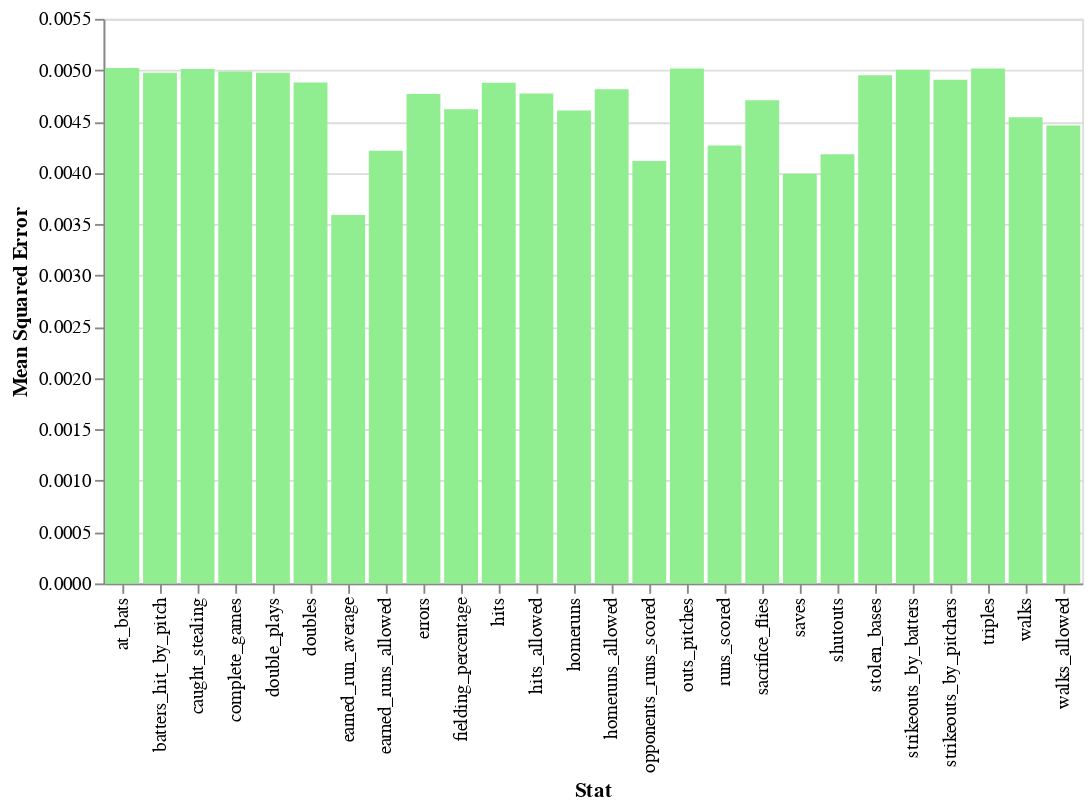

Write notebook code for a chart like this one.
### Code cell
alt.Chart(df_rate_reg).mark_bar(color = 'lightgreen').encode(
    x = 'Stat',
    y = 'Mean Squared Error'
)

### Figure 1 — Vega-Lite specification as saved in the notebook (floating-point values rounded to 4 significant figures)
{"config": {"view": {"continuousWidth": 400, "continuousHeight": 300}}, "data": {"name": "data-4699ee03d75cbfa803aaed570d94955c"}, "mark": {"type": "bar", "color": "lightgreen"}, "encoding": {"x": {"field": "Stat", "type": "nominal"}, "y": {"field": "Mean Squared Error", "type": "quantitative"}}, "$schema": "https://vega.github.io/schema/vega-lite/v4.17.0.json", "datasets": {"data-4699ee03d75cbfa803aaed570d94955c": [{"Stat": "runs_scored", "Coefficient": 0.1883, "Mean Squared Error": 0.004267, "Mean Absolute Error": 0.05264}, {"Stat": "at_bats", "Coefficient": 0.01193, "Mean Squared Error": 0.00502, "Mean Absolute Error": 0.05833}, {"Stat": "hits", "Coefficient": 0.08709, "Mean Squared Error": 0.004877, "Mean Absolute Error": 0.05702}, {"Stat": "doubles", "Coefficient": 0.07654, "Mean Squared Error": 0.004881, "Mean Absolute Error": 0.05729}, {"Stat": "triples", "Coefficient": 0.01756, "Mean Squared Error": 0.005017, "Mean Absolute Error": 0.05827}, {"Stat": "homeruns", "Coefficient": 0.1283, "Mean Squared Error": 0.004606, "Mean Absolute Error": 0.05555}, {"Stat": "walks", "Coefficient": 0.1569, "Mean Squared Error": 0.004541, "Mean Absolute Error": 0.05485}, {"Stat": "strikeouts_by_batters", "Coefficient": -0.02457, "Mean Squared Error": 0.005004, "Mean Absolute Error": 0.05824}, {"Stat": "stolen_bases", "Coefficient": 0.06825, "Mean Squared Error": 0.004951, "Mean Absolute Error": 0.0579}, {"Stat": "caught_stealing", "Coefficient": -0.02408, "Mean Squared Error": 0.005011, "Mean Absolute Error": 0.05837}, {"Stat": "batters_hit_by_pitch", "Coefficient": 0.03837, "Mean Squared Error": 0.004974, "Mean Absolute Error": 0.05815}, {"Stat": "sacrifice_flies", "Coefficient": 0.1221, "Mean Squared Error": 0.004706, "Mean Absolute Error": 0.05593}, {"Stat": "opponents_runs_scored", "Coefficient": -0.229, "Mean Squared Error": 0.004115, "Mean Absolute Error": 0.05123}, {"Stat": "earned_runs_allowed", "Coefficient": -0.2142, "Mean Squared Error": 0.004214, "Mean Absolute Error": 0.05212}, {"Stat": "earned_run_average", "Coefficient": -0.2536, "Mean Squared Error": 0.00359, "Mean Absolute Error": 0.04794}, {"Stat": "complete_games", "Coefficient": 0.03658, "Mean Squared Error": 0.004986, "Mean Absolute Error": 0.05808}, {"Stat": "shutouts", "Coefficient": 0.1635, "Mean Squared Error": 0.00418, "Mean Absolute Error": 0.05201}, {"Stat": "saves", "Coefficient": 0.2065, "Mean Squared Error": 0.00399, "Mean Absolute Error": 0.05076}, {"Stat": "outs_pitches", "Coefficient": 0.01696, "Mean Squared Error": 0.005016, "Mean Absolute Error": 0.05828}, {"Stat": "hits_allowed", "Coefficient": -0.1179, "Mean Squared Error": 0.004771, "Mean Absolute Error": 0.05638}, {"Stat": "homeruns_allowed", "Coefficient": -0.09972, "Mean Squared Error": 0.004814, "Mean Absolute Error": 0.05688}, {"Stat": "walks_allowed", "Coefficient": -0.1771, "Mean Squared Error": 0.004461, "Mean Absolute Error": 0.05405}, {"Stat": "strikeouts_by_pitchers", "Coefficient": 0.0643, "Mean Squared Error": 0.004907, "Mean Absolute Error": 0.05744}, {"Stat": "errors", "Coefficient": -0.1059, "Mean Squared Error": 0.004768, "Mean Absolute Error": 0.05659}, {"Stat": "double_plays", "Coefficient": -0.04861, "Mean Squared Error": 0.004975, "Mean Absolute Error": 0.05804}, {"Stat": "fielding_percentage", "Coefficient": 0.126, "Mean Squared Error": 0.00462, "Mean Absolute Error": 0.05547}]}}
